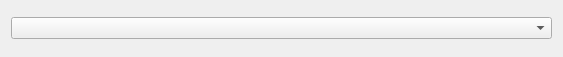
<?xml version="1.0" encoding="UTF-8"?>
<ui version="4.0">
 <class>SerialPortConfigWidget</class>
 <widget class="QWidget" name="SerialPortConfigWidget">
  <property name="geometry">
   <rect>
    <x>0</x>
    <y>0</y>
    <width>563</width>
    <height>57</height>
   </rect>
  </property>
  <property name="windowTitle">
   <string>Form</string>
  </property>
  <layout class="QHBoxLayout" name="horizontalLayout">
   <item>
    <widget class="QComboBox" name="portBox"/>
   </item>
  </layout>
 </widget>
 <resources/>
 <connections/>
</ui>
